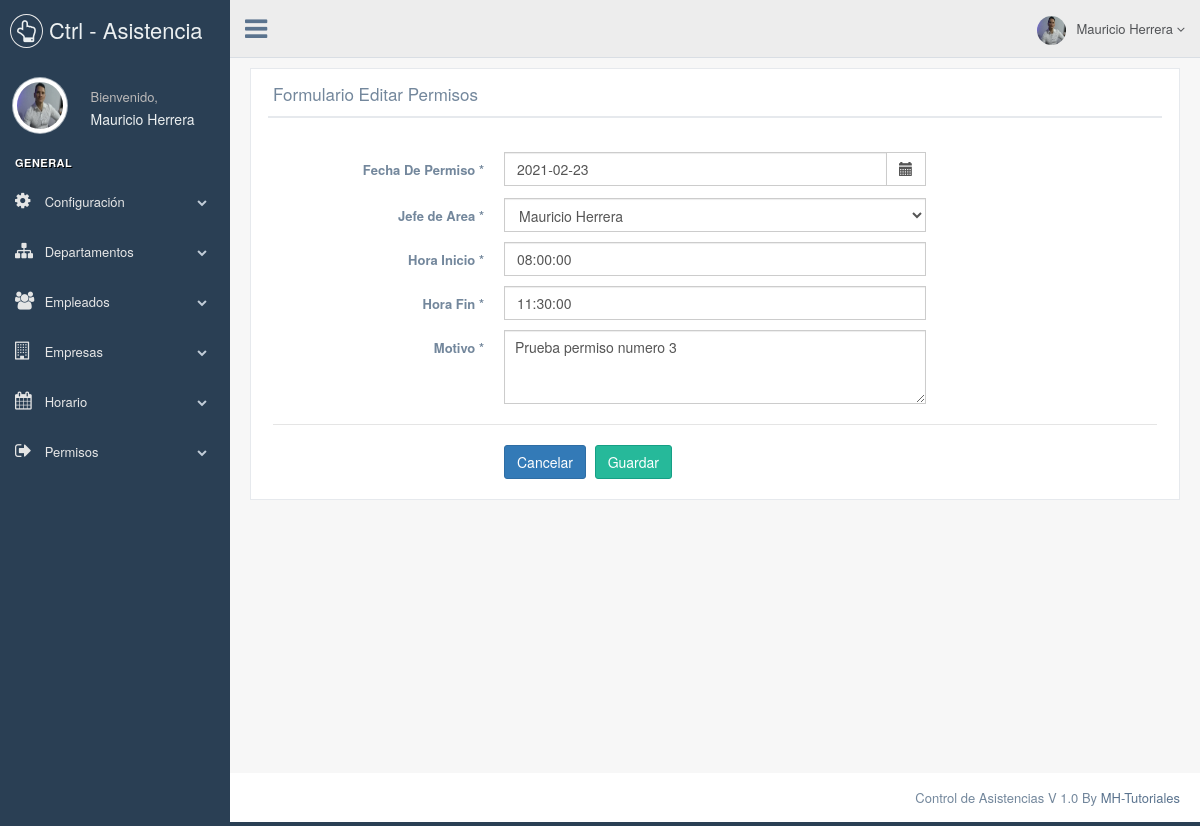
The page /Views/EditarPermisos.php?token=1 (signed in) on the database its author committed.
### tables this page shows
CREATE TABLE `permisos` (
  `id_permiso` int(11) NOT NULL AUTO_INCREMENT,
  `id_empresa` int(11) NOT NULL,
  `id_empleado` int(11) NOT NULL,
  `id_jefe_area` int(11) DEFAULT NULL,
  `fecha_permiso` date DEFAULT NULL,
  `inicio_permiso` time NOT NULL DEFAULT '00:00:00',
  `termino_permiso` time NOT NULL DEFAULT '00:00:00',
  `motivo` varchar(255) DEFAULT NULL,
  `estado` varchar(20) NOT NULL DEFAULT 'PENDIENTE',
  PRIMARY KEY (`id_permiso`),
  KEY `id_empresa` (`id_empresa`),
  KEY `id_empleado` (`id_empleado`)
);

CREATE TABLE `empleados` (
  `id_empleado` int(11) NOT NULL AUTO_INCREMENT,
  `id_empresa` int(11) NOT NULL,
  `documento` varchar(20) DEFAULT NULL,
  `nombres` varchar(100) DEFAULT NULL,
  `apellidos` varchar(100) DEFAULT NULL,
  `telefono` varchar(15) DEFAULT NULL,
  `direccion` varchar(100) DEFAULT NULL,
  `fecha_creacion` timestamp NULL DEFAULT NULL,
  `foto` varchar(50) DEFAULT NULL,
  `fecha_nacimiento` date DEFAULT NULL,
  `id_departamento` int(11) DEFAULT NULL,
  `id_rol` int(11) DEFAULT NULL,
  `password` varchar(200) DEFAULT NULL,
  `id_horario` int(11) DEFAULT NULL,
  PRIMARY KEY (`id_empleado`),
  KEY `id_empresa` (`id_empresa`),
  KEY `id_horario` (`id_horario`)
);

### Model/BD.php (called while the page is built, shortened)
<?php
include_once '../Utils/SimbolyLink.php';
class BD {
    private $con;
    public function __construct() {
        try {
            $this->con = new PDO('mysql:host=' . HOST . ';dbname=' . BD . ';charset=utf8', USER, PASS, array(
                PDO::ATTR_ERRMODE => PDO::ERRMODE_EXCEPTION,
                PDO::MYSQL_ATTR_INIT_COMMAND => "SET NAMES utf8"
            ));
            $this->con->setAttribute(PDO::ATTR_ERRMODE, PDO::ERRMODE_EXCEPTION);
        } catch (PDOException $e) {
            print "Error!: " . $e->getMessage() . "<br/>";
            die();
        }
    }
    public function desconectar() {
        $this->con = null;
    }
    public function findAll($tabla, $cond = "", $single = false) {
        $query = "select * from " . $tabla . " " . $cond;
        $this->stm = $this->con->prepare($query);
        $this->stm->execute();
        $this->rs = $this->stm->fetchAll(PDO::FETCH_OBJ);
        if ($single) {
            return $this->rs[0];
        } else {
            return $this->rs;
        }
    }
}
?>

### Utils/SimbolyLink.php (called while the page is built)
<?php
$config['base_url'] = ((isset($_SERVER['HTTPS']) && $_SERVER['HTTPS'] == "on") ? "https" : "http");
$name_project = explode("/", $_SERVER["REQUEST_URI"])[1];
$config['base_url'] .= "://" . $_SERVER['HTTP_HOST'] . "/" . $name_project;
?>

### Views/EditarPermisos.php (the view, shortened to what this page needs)
<?php
include '../Model/BD.php';
$con = new BD();
$rs = $con->findAll("permisos", "where id_permiso = " . $_GET["token"], true);
$rs2 = $con->findAll("empleados", "where id_rol = 1");
$titleForm = "Formulario Editar Permisos";
?>
<!DOCTYPE html>
<html lang="en">
    <head>
        <?php include 'css.php'; ?>
    </head>
    <body class="nav-md">
        <div class="container body">
            <div class="main_container">
                <?php include 'menu.php'; ?>
                <div class="right_col" role="main">
                    <div class="">
                        <div class="row">
                            <div class="col-md-12 col-sm-12 col-xs-12">
                                <div class="x_panel">
                                    <div class="x_title">
                                        <h2><?php echo $titleForm; ?> <small>por favor diligencie los campos..!</small></h2>
                                        <div class="clearfix"></div>
                                    </div>
                                    <div class="x_content">
                                        <br />
                                        <form id="demo-form2" data-parsley-validate class="form-horizontal form-label-left">
                                            <div class="form-group">
                                                <label  for="dob" class="control-label col-md-3 col-sm-3 col-xs-12">Fecha De Permiso <span class="required">*</span>                                           </label>
                                                <div class='col-md-6 col-sm-6 col-xs-12' style="margin-bottom: -8px;">
                                                    <div class='input-group date' id='fechaPer'>
                                                        <input id='fecha_permiso' type='text' value="<?php echo $rs->fecha_permiso; ?>" class="form-control" />
                                                        <span class="input-group-addon">
                                                            <span class="glyphicon glyphicon-calendar"></span>
                                                        </span>
                                                    </div>
                                                </div>
                                            </div>
                                            <div class="form-group">
                                                <label class="control-label col-md-3 col-sm-3 col-xs-12">Jefe de Area <span class="required">*</span></label>
                                                <div class="col-md-6 col-sm-6 col-xs-12">
                                                    <select id="id_jefe_area" name="id_jefe_area" class="form-control col-md-7 col-xs-12">
                                                        <?php
                                                        for ($i = 0; $i < count($rs2); $i++) {
                                                            ?>
                                                            <option <?php echo ($rs2[$i]->id_empleado == $rs->id_jefe_area) ? 'selected' : '' ?> value="<?php echo $rs2[$i]->id_empleado; ?>"><?php echo $rs2[$i]->nombres . " " . $rs2[$i]->apellidos; ?></option>
                                                            <?php
                                                        }
                                                        ?>
                                                    </select>
                                                </div>
                                            </div>
                                            <div class="form-group">
                                                <label class="control-label col-md-3 col-sm-3 col-xs-12" for="jornada">Hora Inicio <span class="required">*</span>
                                                </label>
                                                <div class="col-md-6 col-sm-6 col-xs-12">
                                                    <input type="text" id="inicio_permiso" value="<?php echo $rs->inicio_permiso; ?>" class="form-control" data-inputmask="'mask': '99:99:99'">
                                                </div>
                                            </div>
                                            <div class="form-group">
                                                <label class="control-label col-md-3 col-sm-3 col-xs-12" for="jornada">Hora Fin <span class="required">*</span>
                                                </label>
                                                <div class="col-md-6 col-sm-6 col-xs-12">
                                                    <input type="text" id="termino_permiso" value="<?php echo $rs->termino_permiso; ?>" class="form-control" data-inputmask="'mask': '99:99:99'">
                                                </div>
                                            </div>
                                            <div class="form-group">
                                                <label class="control-label col-md-3 col-sm-3 col-xs-12" for="salida">Motivo <span class="required">*</span>
                                                </label>
                                                <div class="col-md-6 col-sm-6 col-xs-12">
                                                    <textarea id="motivo" class="form-control col-md-7 col-xs-12" rows="3" placeholder="Describa aqui el motivo de su permiso"><?php echo $rs->motivo; ?></textarea>
                                                </div>
                                            </div>
                                            <div class="ln_solid"></div>
                                            <div class="form-group">
                                                <div class="col-md-6 col-sm-6 col-xs-12 col-md-offset-3">
                                                    <button id="cancelPermiso" class="btn btn-primary redirect" type="button" data-page="<?php echo $config['base_url'] . "/Views/ListarPermisos" ?>">Cancelar</button>
                                                    <button id="addUpdatePermiso" type="button" class="btn btn-success" data-accion="edit">Guardar</button>
                                                </div>
                                            </div>
                                        </form>
                                    </div>
                                </div>
                            </div>
                        </div>
                    </div>
                </div>
                <?php include 'footer.php'; ?>
            </div>
        </div>
    </body>
</html>

### rows shown on the page
permisos: fecha_permiso "2021-02-23", id_jefe_area "Mauricio Herrera", inicio_permiso "08:00:00", termino_permiso "11:30:00", motivo "Prueba permiso numero 3"

### other values the page prints
$_SESSION["obj_user"][0]["nombres"] "Mauricio"
$_SESSION["obj_user"][0]["apellidos"] "Herrera"
$key "Departamentos"
$key "Empleados"
$key "Empresas"
$key "Horario"
$key "Permisos"
$titleForm "Formulario Editar Permisos"
